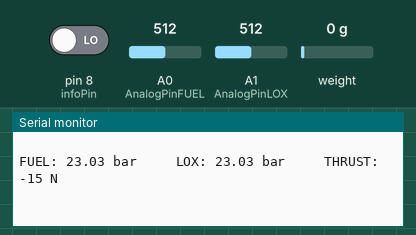
Recording of a sketch running on a simulated Arduino Uno, built with avr-gcc and run on an emulated ATmega328P. Shown: the last lines printed to the serial monitor. The test bench sets the inputs (shaded band); at power-on: A0 (AnalogPinFUEL) = 512, pin 8 (infoPin) LOW, A1 (AnalogPinLOX) = 512, weight on the scale 0 g.

Above: at 4.2 s.
4.3 s: A0 (AnalogPinFUEL) set to 295
At 4.95 s:
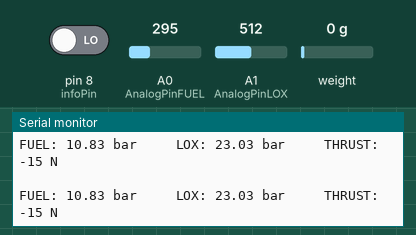
7.3 s: A0 (AnalogPinFUEL) set to 265
At 15.74 s:
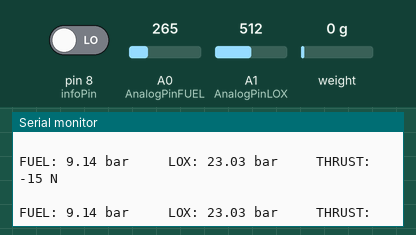
Timing chart, 0 to 15.8 s (numbered marks = the images above; inputs shaded):
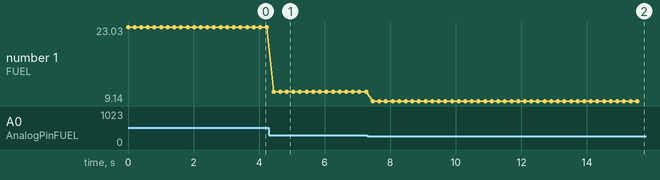

Measured:
- the behaviour switches between 281 and 280 on A0 (AnalogPinFUEL) (found by bisection; images 1 and 2)
- after the input at 4.3 s, the serial monitor: prints a new line after 0.14 s (image 1)
- after the input at 7.3 s, the serial monitor: prints a new line after 0.16 s (image 2)
- plotted number 1: 23.03 → 10.83 after the input at 4.3 s, 10.83 → 9.14 after the input at 7.3 s

The sketch:

testData.ino
```cpp
#include "HX711.h"
const int LOADCELL_DOUT_PIN = 2;
const int LOADCELL_SCK_PIN = 3;
HX711 scale;

double loxSensorVoltage; // variable to store sensor voltage
double fuelSensorVoltage;

float pressureSlope1 = 11.5f; // slope of function voltage-pressure of Honeywell Pressure Transducer
float pressureYintercept1 = 5.75f; // y intercept of the linear function which models the voltage output of the Honeywell Pr. Tr.
double milliVolt = 0.0049609375f;

int AnalogPinFUEL = A0;
int AnalogPinLOX = A1;

double loxPressure;
double fuelPressure;

int infoPin = 8;
int reliefPin = 11;

int sequenceState = LOW;
int maxLoxPressure = 16;

bool loopSwitch = false;

int thrust;

void setup() {

  pinMode(LOADCELL_DOUT_PIN, OUTPUT);
  pinMode(LOADCELL_SCK_PIN, INPUT);

  pinMode(infoPin, INPUT);


  Serial.begin(9600);
  scale.begin(LOADCELL_DOUT_PIN, LOADCELL_SCK_PIN);

}


void loop() {

  sequenceState = digitalRead(infoPin);

  loxSensorVoltage = analogRead(AnalogPinLOX) * (5.0 / 1023.0); // conversion from analogRead to voltage constant (5V/1023)
  loxPressure = loxSensorVoltage * pressureSlope1 - pressureYintercept1;

  fuelSensorVoltage = analogRead(AnalogPinFUEL) * (5.0 / 1023.0);
  fuelPressure = fuelSensorVoltage * pressureSlope1 - pressureYintercept1;

  if (loxPressure > 16 && !loopSwitch){
    digitalWrite(reliefPin, HIGH);
    loopSwitch = true;
  } else if(loxPressure < 15.5f && loopSwitch) {
    digitalWrite(reliefPin, LOW);
    loopSwitch = false;
  }
  else if (!loopSwitch){
    digitalWrite(reliefPin, LOW);
  }

  Serial.print("FUEL: ");
  Serial.print(fuelPressure);
  Serial.print(" bar     LOX: ");
  Serial.print(loxPressure);
  Serial.print(" bar     THRUST: ");
  long x = scale.read();
  long y_hmotnost = 0.000287f * x - 15;
  Serial.print(y_hmotnost);

  Serial.println(" N");

  Serial.println(" ");


  delay(100);
}
```
